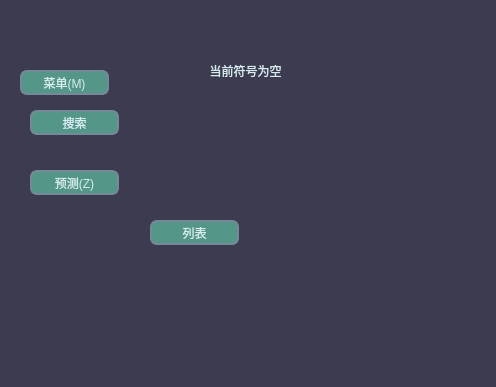
<?xml version="1.0" encoding="UTF-8"?>
<ui version="4.0">
 <class>CBM</class>
 <widget class="QWidget" name="CBM">
  <property name="geometry">
   <rect>
    <x>0</x>
    <y>0</y>
    <width>496</width>
    <height>387</height>
   </rect>
  </property>
  <property name="windowTitle">
   <string>Form</string>
  </property>
  <property name="styleSheet">
   <string notr="true">background-color: rgb(61, 59, 79);</string>
  </property>
  <widget class="QPushButton" name="sea">
   <property name="geometry">
    <rect>
     <x>30</x>
     <y>110</y>
     <width>89</width>
     <height>25</height>
    </rect>
   </property>
   <property name="styleSheet">
    <string notr="true">QPushButton{
	color:rgb(214,236,240);
	background-color: rgb(84,150,136);
	border: 2px solid rgb(117,138,153);
	border-radius:7px;
}
QPushButton:disabled{
border:2px solid rgb(117,138,153);
background-color: rgb(31,31,31);
color:  rgb(100,100,100);
border-radius:7px;
}
QPushButton:pressed{
	color: rgb(117,138,153);
	background-color:  rgb(214,236,240);
	border: 2px solid rgb(214,236,240);
	border-radius:7px;
}</string>
   </property>
   <property name="text">
    <string>搜索</string>
   </property>
  </widget>
  <widget class="QPushButton" name="menu">
   <property name="enabled">
    <bool>true</bool>
   </property>
   <property name="geometry">
    <rect>
     <x>20</x>
     <y>70</y>
     <width>89</width>
     <height>25</height>
    </rect>
   </property>
   <property name="toolTip">
    <string>Alt+M</string>
   </property>
   <property name="styleSheet">
    <string notr="true">QPushButton{
	color:rgb(214,236,240);
	background-color: rgb(84,150,136);
	border: 2px solid rgb(117,138,153);
	border-radius:7px;
}
QPushButton:disabled{
border:2px solid rgb(117,138,153);
background-color: rgb(31,31,31);
color:  rgb(100,100,100);
border-radius:7px;
}
QPushButton:pressed{
	color: rgb(117,138,153);
	background-color:  rgb(214,236,240);
	border: 2px solid rgb(214,236,240);
	border-radius:7px;
}</string>
   </property>
   <property name="text">
    <string>菜单(M)</string>
   </property>
   <property name="shortcut">
    <string>Alt+M</string>
   </property>
  </widget>
  <widget class="QPushButton" name="aw">
   <property name="geometry">
    <rect>
     <x>30</x>
     <y>170</y>
     <width>89</width>
     <height>25</height>
    </rect>
   </property>
   <property name="toolTip">
    <string>Alt+Z</string>
   </property>
   <property name="styleSheet">
    <string notr="true">QPushButton{
	color:rgb(214,236,240);
	background-color: rgb(84,150,136);
	border: 2px solid rgb(117,138,153);
	border-radius:7px;
}
QPushButton:disabled{
border:2px solid rgb(117,138,153);
background-color: rgb(31,31,31);
color:  rgb(100,100,100);
border-radius:7px;
}
QPushButton:pressed{
	color: rgb(117,138,153);
	background-color:  rgb(214,236,240);
	border: 2px solid rgb(214,236,240);
	border-radius:7px;
}</string>
   </property>
   <property name="text">
    <string>预测(Z)</string>
   </property>
   <property name="shortcut">
    <string>Alt+Z</string>
   </property>
  </widget>
  <widget class="QPushButton" name="lhb">
   <property name="geometry">
    <rect>
     <x>150</x>
     <y>220</y>
     <width>89</width>
     <height>25</height>
    </rect>
   </property>
   <property name="styleSheet">
    <string notr="true">QPushButton{
	color:rgb(214,236,240);
	background-color: rgb(84,150,136);
	border: 2px solid rgb(117,138,153);
	border-radius:7px;
}
QPushButton:disabled{
border:2px solid rgb(117,138,153);
background-color: rgb(31,31,31);
color:  rgb(100,100,100);
border-radius:7px;
}
QPushButton:pressed{
	color: rgb(117,138,153);
	background-color:  rgb(214,236,240);
	border: 2px solid rgb(214,236,240);
	border-radius:7px;
}</string>
   </property>
   <property name="text">
    <string>列表</string>
   </property>
   <property name="checkable">
    <bool>true</bool>
   </property>
   <property name="checked">
    <bool>true</bool>
   </property>
  </widget>
  <widget class="QLabel" name="sname">
   <property name="geometry">
    <rect>
     <x>190</x>
     <y>60</y>
     <width>111</width>
     <height>21</height>
    </rect>
   </property>
   <property name="styleSheet">
    <string notr="true">color:rgb(214, 236, 240);
background-color: rgba(255, 255, 255, 0);</string>
   </property>
   <property name="text">
    <string>当前符号为空</string>
   </property>
   <property name="alignment">
    <set>Qt::AlignCenter</set>
   </property>
  </widget>
 </widget>
 <resources/>
 <connections/>
</ui>
